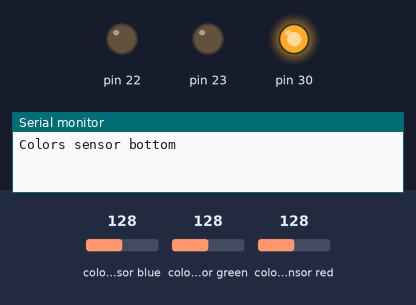
The sketch below on a simulated Arduino Mega 2560, built with avr-gcc and run on an emulated ATmega2560. Shown: output pins drawn as LEDs (lit = HIGH), the last lines printed to the serial monitor. The inputs (shaded band) are chosen by the test bench; at power-on: colour sensor blue 128, colour sensor red 128, colour sensor green 128.

Above: at 3.2 s.
3.3 s: colour sensor blue set to 133
At 5.2 s:
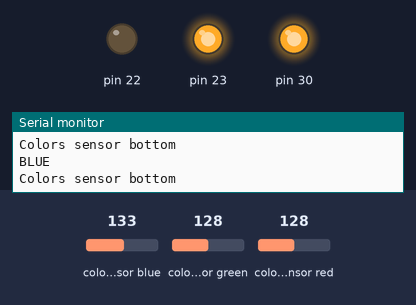
6.3 s: colour sensor red set to 191
At 8.3 s:
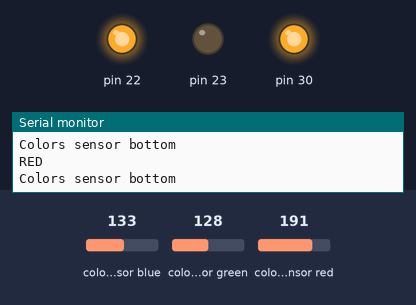
9.3 s: colour sensor green set to 188
11.9 s: colour sensor green set to 196
At 13.7 s:
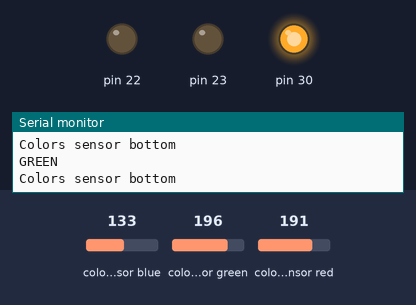
14.9 s: colour sensor blue set to 194
17.9 s: colour sensor blue set to 201
At 19.8 s:
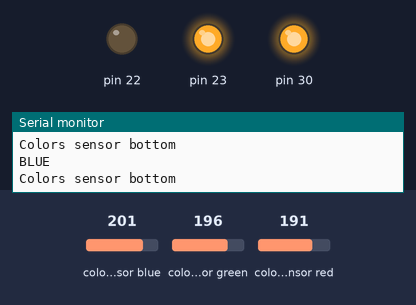
Timing chart, 0 to 21.3 s (numbered marks = the images above; inputs shaded):
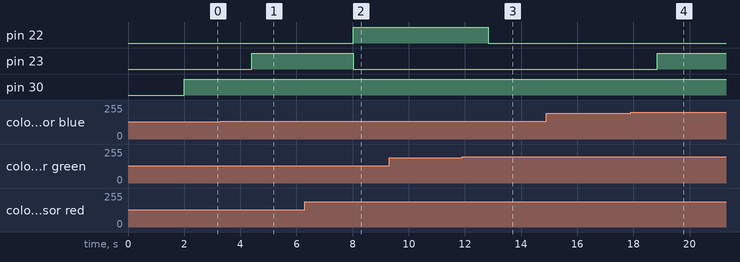

Measured:
- the behaviour switches between 128 and 129 on colour sensor blue (found by bisection; images 0 and 1)
- the behaviour switches between 190 and 191 on colour sensor green (found by bisection; images 2 and 3)
- the behaviour switches between 196 and 197 on colour sensor blue (found by bisection; images 3 and 4)
- after the input at 3.3 s, pin 23: LOW → HIGH after 1.1 s
- after the input at 6.3 s, pin 22: LOW → HIGH after 1.7 s; pin 23: HIGH → LOW after 1.7 s
- after the input at 11.9 s, pin 22: HIGH → LOW after 0.93 s
- after the input at 17.9 s, pin 23: LOW → HIGH after 0.95 s

The sketch:

color_sensor.ino
```cpp
#include <Adafruit_TCS34725.h>
Adafruit_TCS34725 tcs = Adafruit_TCS34725(TCS34725_INTEGRATIONTIME_50MS, TCS34725_GAIN_4X);

uint16_t r1, g1, b1, c1; // bottom

String colorSenseFront(){

  Serial.println("Colors sensor bottom");

  int rc = 0;
  int gc = 0;
  int bc = 0;
  int wc = 0;
   digitalWrite(30, HIGH);


for(int i =0; i<8;i++){

  tcs.getRawData(&r1, &g1, &b1, &c1);


  // convert raw data to RGB values
  float red1 = r1 / 256.0;
  float green1 = g1 / 256.0;
  float blue1 = b1 / 256.0;


  // determine the color based on RGB values
  if (red1 > green1 && red1 > blue1) {
    //Serial.println("Color bottom: Red");
     rc = rc + 1;
  } else if (green1 > red1 && green1 > blue1) {
    //Serial.println("Color bottom: Green");
     gc = gc + 1;
  } else if (blue1 > red1 && blue1 > green1) {
    //Serial.println("Color bottom: Blue");
     bc = bc + 1;
  } else if (red1 == green1 && green1 == blue1) {
    //Serial.println("Color bottom: White");
     wc = wc + 1;
  } else {
      Serial.println("Color bottom: Unknown");
  }
/*
  Serial.print("R1: ");
  Serial.print(red1);
  Serial.print(" G1: ");
  Serial.print(green1);
  Serial.print(" B1: ");
  Serial.println(blue1);
*/
  delay(100); // chnge this delay
  }
  digitalWrite(30,LOW);

if(rc > 3){
  return "RED";

}

else if(gc > 3){
  return "GREEN";
}


else if(bc > 3 ){
  return "BLUE";

}
else if(wc > 3){
  return "WHITE";
}

else {
  return "UNKNOWN";
}


}


void setup() {
  // put your setup code here, to run once:

  Wire.begin();
  Serial.begin(9600);
  pinMode(30, OUTPUT);
  pinMode(22, OUTPUT);
  pinMode(23, OUTPUT);
  digitalWrite(30, LOW);
  digitalWrite(22, LOW);
  digitalWrite(23, LOW);
  delay(2000);

}

void loop() {
  // put your main code here, to run repeatedly:
   String front_color = colorSenseFront();
  Serial.println(front_color );
  if (front_color == "BLUE"){
    digitalWrite(23, HIGH);
    digitalWrite(22, LOW);

  }
  else if (front_color == "RED"){
    digitalWrite(22, HIGH);
    digitalWrite(23, LOW);

  }
  else{
    digitalWrite(22, LOW);
    digitalWrite(23, LOW);
  }


}
```
